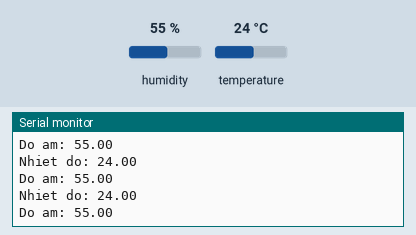
This sketch was run on a simulated ESP8266 (NodeMCU). Shown: the last lines printed to the serial monitor. The test bench sets the inputs (shaded band); at power-on: humidity 55 %, temperature 24 °C.

Above: at 2.8 s.
2.9 s: humidity set to 22 %
At 4.5 s:
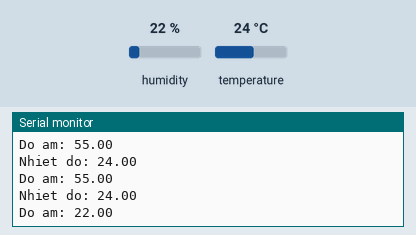
5.6 s: temperature set to 12 °C
At 6.0 s:
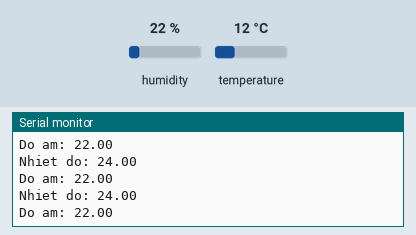
8.3 s: humidity set to 40 %
At 9.0 s:
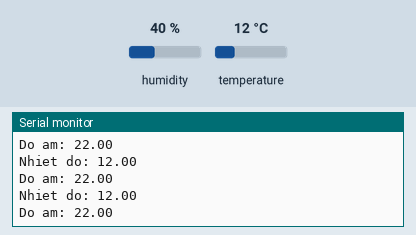
Timing chart, 0 to 11.3 s (numbered marks = the images above; inputs shaded):
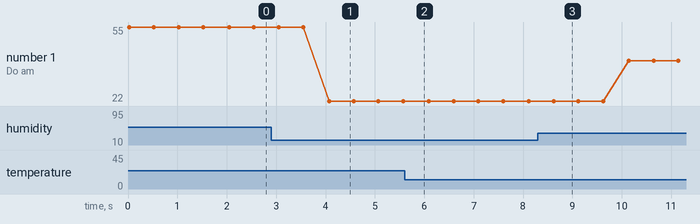

The sketch:

dht11.ino
```cpp
#include<DHT.h>

const int DHTPIN = D2;       //Đọc dữ liệu từ DHT11 ở chân 2 trên mạch Arduino
const int DHTTYPE = DHT11;  //Khai báo loại cảm biến, có 2 loại là DHT11 và DHT22

DHT dht(DHTPIN, DHTTYPE);

void setup() {
  Serial.begin(9600);
  dht.begin();         // Khởi động cảm biến
}

void loop() {
  float h = dht.readHumidity();    //Đọc độ ẩm
  float t = dht.readTemperature(); //Đọc nhiệt độ

  Serial.print("Nhiet do: ");
  Serial.println(t);               //Xuất nhiệt độ
  Serial.print("Do am: ");
  Serial.println(h);               //Xuất độ ẩm
  delay(500);
  Serial.println();                //Xuống hàng

}
```

Measured:
- after the input at 2.9 s, the serial monitor: prints a new line after 1.2 s (image 1)
- plotted number 1: 55 → 22 after the input at 2.9 s, 22 → 40 after the input at 8.3 s
